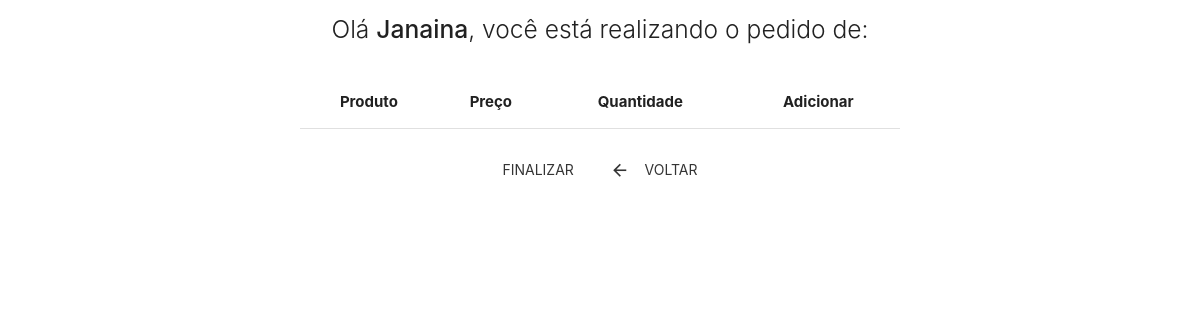
Before: /pedidos/novo.php with the older database file.
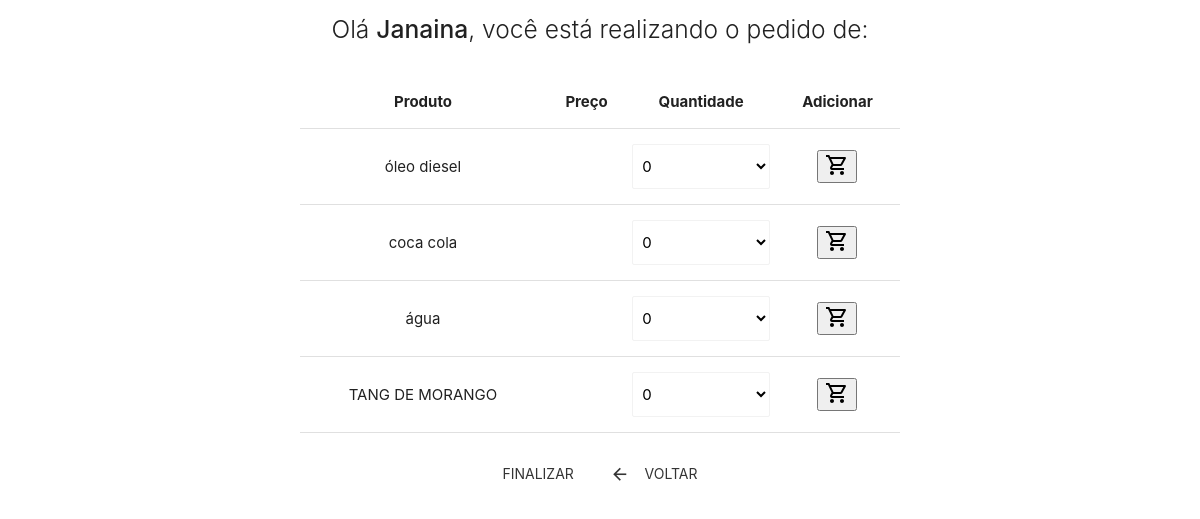
After: the same page with the newer database file.
### tables this page shows
CREATE TABLE `produtos` (
  `id_produto` int(11) NOT NULL,
  `nome` varchar(255) NOT NULL,
  `descricaoProd` varchar(255) NOT NULL,
  `formula` varchar(255) NOT NULL,
  `estoqueMin` varchar(255) NOT NULL,
  `unidadeMed` varchar(255) NOT NULL,
  `fornecedor` varchar(255) NOT NULL,
  `Fabricante` varchar(255) NOT NULL,
  `precoMed` varchar(255) NOT NULL,
  `lote` varchar(255) NOT NULL,
  `descricaoTec` varchar(255) NOT NULL,
  `obs` varchar(255) NOT NULL
);

### pedidos/novo.php (the view, shortened to what this page needs)
<!DOCTYPE html>
<html lang='pt-br'>
<head>
    <link rel="stylesheet" href="../css/main.css">
    <link rel="stylesheet" href="../css/table.css">
    <link rel="stylesheet" href="https://cdnjs.cloudflare.com/ajax/libs/materialize/1.0.0/css/materialize.min.css">
</head>
<body>
    <div class = 'row'>
        <div class="center-align">
            <form action = 'detalhes.php' method = 'POST'>
                    <table class="highlight centered responsive-table">
                        <thead>
                            <tr>
                                <th>Produto</th>
                                <th>Preço</th>
                                <th>Quantidade</th>
                                <th>Adicionar</th>
                            </tr>
                        </thead>
                        <?php
                            require_once '../banco/conexao.php';
                            echo "
                                <h5 class ='light'>Olá <strong>$_SESSION[adm]</strong>, você está realizando o pedido de: <strong style='color: green'>$_SESSION[nome]</strong> </h5>
                                </br>
                            ";
                            $query = 'SELECT id_produto, nome, preco FROM produtos';
                            $execut = mysqli_query($conexao,$query);
                            while($produto = mysqli_fetch_array($execut)){
                                echo "
                                    <tbody>
                                        <tr>
                                            <td>$produto[nome]</td>
                                            <td>$produto[preco]</td>
                                            <td>
                                                <select class = 'browser-default' name= 'qtdd'>
                                                    <option value='' disabled selected>0</option>
                                                </select>
                                            </td>
                                            <td>
                                                <input type = 'hidden' name='id_produto' value='$produto[id_produto]'/>
                                                <button type= 'submit'><img src='../css/carrinho.svg' alt='carrinho de compras'></button>
                                            </td>
                                        </tr>
                                    </tbody>
                                ";
                            }
                        ?>
                    </table>
                    <?php
                        echo "
                            </br>
                            <div class='input field col s12'>
                                <button type = 'submit' class='waves-effect waves-green btn-flat'>Finalizar</button>
                                <a href='../cliente/clientes.php' class='waves-effect waves-green btn-flat'><i class='material-icons left'>arrow_back</i>Voltar</a>
                            <div>
                        ";
                    ?>
            </form>
        </div>
    </div>
</body>
</html>

Changed rows visible on the page:
added produtos: nome "óleo diesel"
added produtos: nome "coca cola"
added produtos: nome "água"
added produtos: nome "TANG DE MORANGO"
